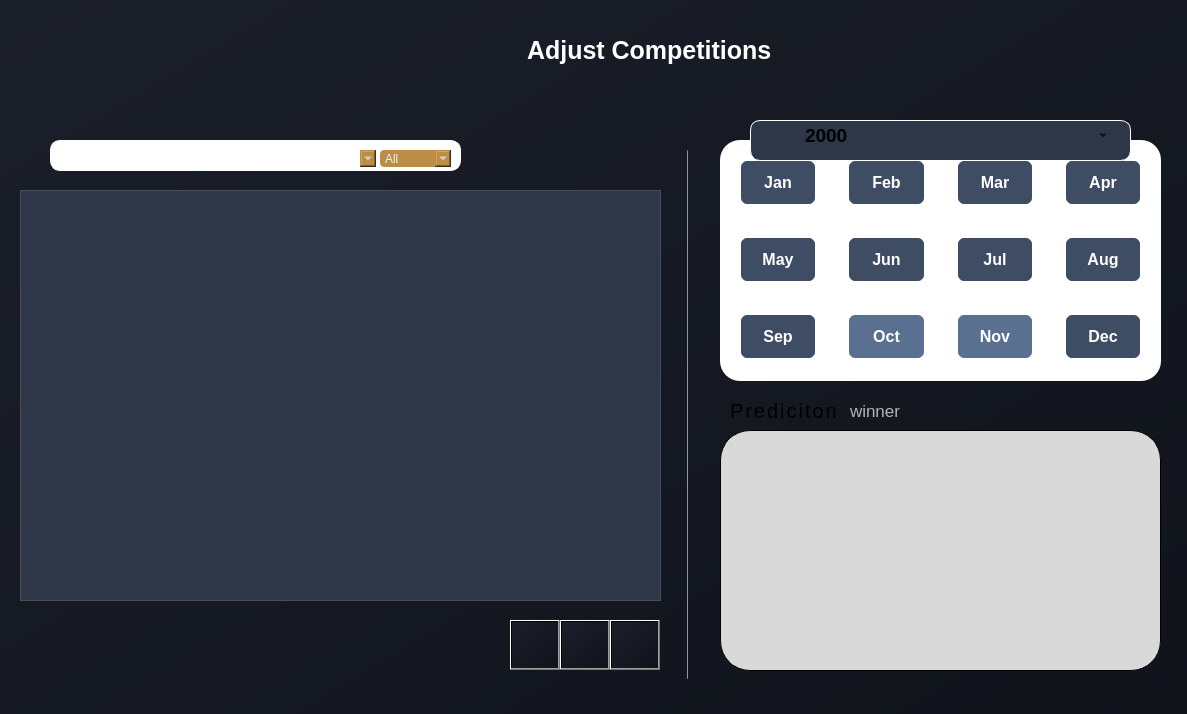
<?xml version="1.0" encoding="UTF-8"?>
<ui version="4.0">
 <class>TableauDialog</class>
 <widget class="QDialog" name="TableauDialog">
  <property name="geometry">
   <rect>
    <x>0</x>
    <y>0</y>
    <width>1187</width>
    <height>714</height>
   </rect>
  </property>
  <property name="windowTitle">
   <string>Tableau Dialog</string>
  </property>
  <property name="styleSheet">
   <string notr="true">background: qlineargradient(x1:0, y1:0, x2:1, y2:1, stop:0 #1b1f2a, stop:1 #10131a);</string>
  </property>
  <widget class="QLabel" name="label_3">
   <property name="geometry">
    <rect>
     <x>510</x>
     <y>30</y>
     <width>271</width>
     <height>41</height>
    </rect>
   </property>
   <property name="font">
    <font>
     <pointsize>-1</pointsize>
     <bold>true</bold>
    </font>
   </property>
   <property name="styleSheet">
    <string notr="true">/* Style for the Adjust Team title label */
QLabel#label_3 {
    background-color: transparent; /* Dark background matching the app */
    color: #FFFFFF; /* White text for contrast */
    font-size: 25px; /* Larger font for title emphasis */
    font-weight: bold; /* Bold for a strong title appearance */
    padding: 5px 10px; /* Padding for a balanced look */
}</string>
   </property>
   <property name="text">
    <string>Adjust Competitions</string>
   </property>
  </widget>
  <widget class="QLabel" name="label_2">
   <property name="geometry">
    <rect>
     <x>20</x>
     <y>130</y>
     <width>44</width>
     <height>44</height>
    </rect>
   </property>
   <property name="styleSheet">
    <string notr="true">background-color: transparent;</string>
   </property>
   <property name="pixmap">
    <pixmap resource="resources.qrc">:/images/search.png</pixmap>
   </property>
   <property name="scaledContents">
    <bool>true</bool>
   </property>
  </widget>
  <widget class="QLineEdit" name="lineEdit">
   <property name="geometry">
    <rect>
     <x>50</x>
     <y>140</y>
     <width>411</width>
     <height>31</height>
    </rect>
   </property>
   <property name="styleSheet">
    <string notr="true">background-color: rgb(255, 255, 255);
    border: 1px solid white; /* Subtle blue-gray border */
    border-radius: 10px;
color: rgb(24, 24, 24);</string>
   </property>
   <property name="text">
    <string/>
   </property>
  </widget>
  <widget class="QComboBox" name="comboBox">
   <property name="geometry">
    <rect>
     <x>360</x>
     <y>150</y>
     <width>16</width>
     <height>17</height>
    </rect>
   </property>
   <property name="styleSheet">
    <string notr="true">background-color: #BC8D47;
color: #e0f7fa;
border-radius: 4px;</string>
   </property>
   <property name="editable">
    <bool>false</bool>
   </property>
   <property name="currentText">
    <string/>
   </property>
   <property name="iconSize">
    <size>
     <width>9</width>
     <height>9</height>
    </size>
   </property>
   <property name="placeholderText">
    <string/>
   </property>
   <item>
    <property name="text">
     <string/>
    </property>
   </item>
   <item>
    <property name="text">
     <string>By date</string>
    </property>
   </item>
   <item>
    <property name="text">
     <string>By nb teams</string>
    </property>
   </item>
  </widget>
  <widget class="QComboBox" name="comboBox_2">
   <property name="geometry">
    <rect>
     <x>380</x>
     <y>150</y>
     <width>71</width>
     <height>17</height>
    </rect>
   </property>
   <property name="styleSheet">
    <string notr="true">background-color: #BC8D47;
color: #e0f7fa;
border-radius: 4px;</string>
   </property>
   <item>
    <property name="text">
     <string>All</string>
    </property>
   </item>
   <item>
    <property name="text">
     <string>League</string>
    </property>
   </item>
   <item>
    <property name="text">
     <string>Tournament</string>
    </property>
   </item>
  </widget>
  <widget class="QTableView" name="test">
   <property name="geometry">
    <rect>
     <x>20</x>
     <y>190</y>
     <width>641</width>
     <height>411</height>
    </rect>
   </property>
   <property name="styleSheet">
    <string notr="true">/* Style for the tableWidget */
QTableView {
    background-color: #2D3748; /* Dark background matching the app */
    color: #FFFFFF; /* White text for readability */
    border: 1px solid #4A4E58; /* Subtle border matching button hover color */
    gridline-color: #4A4E58; /* Subtle grid lines */
}

/* Style for table items */
QTableView::item {
    border: 1px solid #4A4E58; /* Subtle cell borders */
    padding: 5px; /* Spacing inside cells */
}

/* Alternating row colors */
QTableView::item:nth-child(even) {
    background-color: #2D3748; /* Darker shade for even rows */
}

QTableView::item:nth-child(odd) {
    background-color: #394252; /* Slightly lighter shade for odd rows */
}

/* Hover effect for rows */
QTableView::item:hover {
    background-color: #4A4E58; /* Lighter shade on hover */
}

/* Style for the header */
QHeaderView::section {
    background-color: #F5A623; /* Accent color for header */
    color: #1A2633; /* Dark text for contrast */
    font-weight: bold; /* Bold header text */
    border: 1px solid #4A4E58; /* Border to match table */
    padding: 5px; /* Spacing inside header */
}

/* Remove selection background */
QTableView::item:selected {
    background-color: #4A4E58; /* Same as hover to avoid clashing */
    color: #FFFFFF; /* Keep text white */
}</string>
   </property>
  </widget>
  <widget class="QPushButton" name="pushButton_2">
   <property name="geometry">
    <rect>
     <x>560</x>
     <y>620</y>
     <width>50</width>
     <height>50</height>
    </rect>
   </property>
   <property name="styleSheet">
    <string notr="true">/* Style for the Modify button */
QPushButton#pushButton_2 {
    background-color:#D8A353 ; /* Green to match the accent */
    color: #1A2633; /* Dark blue text */
}
QPushButton#pushButton_2:hover {
    background-color: #eeb35b; /* Darker green on hover */
}
QPushButton#pushButton_2:pressed {
    background-color:#a37b3f ; /* Even darker green when pressed */
}
    border: 1px solid white; /* Subtle blue-gray border */
    border-radius: 1px;</string>
   </property>
   <property name="text">
    <string/>
   </property>
   <property name="icon">
    <iconset resource="resources.qrc">
     <normaloff>:/images/editIcon.png</normaloff>:/images/editIcon.png</iconset>
   </property>
   <property name="iconSize">
    <size>
     <width>25</width>
     <height>25</height>
    </size>
   </property>
  </widget>
  <widget class="QPushButton" name="pushButton">
   <property name="geometry">
    <rect>
     <x>610</x>
     <y>620</y>
     <width>50</width>
     <height>50</height>
    </rect>
   </property>
   <property name="styleSheet">
    <string notr="true">/* Style for the Delete button */
QPushButton#pushButton {
    background-color: #FF1414; /* Muted dark red */
    color: #E0E6ED; /* Light gray text */
}
QPushButton#pushButton:hover {
    background-color: #ff5d5d; /* Lighter red on hover */
}
QPushButton#pushButton:pressed {
    background-color: #6A3A3A; /* Darker red when pressed */
}
    border: 1px solid white; /* Subtle blue-gray border */
    border-radius: 1px;</string>
   </property>
   <property name="text">
    <string/>
   </property>
   <property name="icon">
    <iconset resource="resources.qrc">
     <normaloff>:/images/deleteIcon.png</normaloff>:/images/deleteIcon.png</iconset>
   </property>
   <property name="iconSize">
    <size>
     <width>25</width>
     <height>25</height>
    </size>
   </property>
  </widget>
  <widget class="QPushButton" name="pushButton_5">
   <property name="geometry">
    <rect>
     <x>510</x>
     <y>620</y>
     <width>50</width>
     <height>50</height>
    </rect>
   </property>
   <property name="font">
    <font>
     <family>Arial</family>
     <pointsize>12</pointsize>
    </font>
   </property>
   <property name="styleSheet">
    <string notr="true">/* Style for the Modify button */
QPushButton#pushButton_5 {
    background-color: #2B2F37;
}
QPushButton#pushButton_5:hover {
    background-color:#343842 ; /* Darker green on hover */
}
QPushButton#pushButton_5:pressed {
    background-color: #1e2127; /* Even darker green when pressed */
}
    border: 1px solid white; /* Subtle blue-gray border */
    border-radius: 1px;</string>
   </property>
   <property name="text">
    <string/>
   </property>
   <property name="icon">
    <iconset resource="resources.qrc">
     <normaloff>:/images/generate.png</normaloff>:/images/generate.png</iconset>
   </property>
   <property name="iconSize">
    <size>
     <width>25</width>
     <height>25</height>
    </size>
   </property>
  </widget>
  <widget class="QWidget" name="monthCalendarWidget" native="true">
   <property name="geometry">
    <rect>
     <x>720</x>
     <y>140</y>
     <width>441</width>
     <height>241</height>
    </rect>
   </property>
   <property name="styleSheet">
    <string notr="true">
background-color: rgb(255, 255, 255);
    color: #FFFFFF;       /* White text for contrast */
    border: 1px solid #2E3A3B;  /* Slightly lighter border for definition */
    font-family: &quot;Arial&quot;;
    font-size: 12px;
    border: 0px solid white; /* Subtle blue-gray border */
    border-radius: 20px;
</string>
   </property>
   <layout class="QVBoxLayout" name="monthCalendarLayout">
    <property name="spacing">
     <number>10</number>
    </property>
    <item>
     <widget class="QWidget" name="widget" native="true">
      <property name="styleSheet">
       <string notr="true">border:10px;
    margin-left: 10px;
    margin-right: 10px;
    margin-TOP: 10px;
    margin-BOTTOM: 10px;</string>
      </property>
      <layout class="QGridLayout" name="monthGridLayout">
       <property name="spacing">
        <number>10</number>
       </property>
       <item row="2" column="3">
        <widget class="QPushButton" name="decemberButton">
         <property name="minimumSize">
          <size>
           <width>90</width>
           <height>50</height>
          </size>
         </property>
         <property name="styleSheet">
          <string notr="true">/* Style for the calendar buttons (januaryButton, februaryButton, etc.) */
QPushButton#decemberButton {
    background: #3e4d64;
    color: #FFFFFF; /* White text for contrast */
    border: 2px solid white; /* Teal/cyan border to match app theme */
    border-radius: 8px; /* Rounded corners */
    padding: 12px 20px;
    font-family: 'Arial', sans-serif;
    font-size: 16px;
    font-weight: 500;
    cursor: pointer;
    box-shadow: 0 2px 5px rgba(0, 0, 0, 0.3); /* Subtle shadow */
    transition: all 0.3s ease; /* Smooth transitions */
}</string>
         </property>
         <property name="text">
          <string>Dec</string>
         </property>
        </widget>
       </item>
       <item row="1" column="0">
        <widget class="QPushButton" name="mayButton">
         <property name="minimumSize">
          <size>
           <width>90</width>
           <height>50</height>
          </size>
         </property>
         <property name="styleSheet">
          <string notr="true">/* Style for the calendar buttons (januaryButton, februaryButton, etc.) */
QPushButton#mayButton {
     background: #3e4d64;
    color: #FFFFFF; /* White text for contrast */
    border: 2px solid white; /* Teal/cyan border to match app theme */
    border-radius: 8px; /* Rounded corners */
    padding: 12px 20px;
    font-family: 'Arial', sans-serif;
    font-size: 16px;
    font-weight: 500;
    cursor: pointer;
    box-shadow: 0 2px 5px rgba(0, 0, 0, 0.3); /* Subtle shadow */
    transition: all 0.3s ease; /* Smooth transitions */
}</string>
         </property>
         <property name="text">
          <string>May</string>
         </property>
        </widget>
       </item>
       <item row="2" column="0">
        <widget class="QPushButton" name="septemberButton">
         <property name="minimumSize">
          <size>
           <width>90</width>
           <height>50</height>
          </size>
         </property>
         <property name="styleSheet">
          <string notr="true">/* Style for the calendar buttons (januaryButton, februaryButton, etc.) */
QPushButton#septemberButton {
     background: #3e4d64;
    color: #FFFFFF; /* White text for contrast */
    border: 2px solid white; /* Teal/cyan border to match app theme */
    border-radius: 8px; /* Rounded corners */
    padding: 12px 20px;
    font-family: 'Arial', sans-serif;
    font-size: 16px;
    font-weight: 500;
    cursor: pointer;
    box-shadow: 0 2px 5px rgba(0, 0, 0, 0.3); /* Subtle shadow */
    transition: all 0.3s ease; /* Smooth transitions */
}</string>
         </property>
         <property name="text">
          <string>Sep</string>
         </property>
        </widget>
       </item>
       <item row="0" column="0">
        <widget class="QPushButton" name="januaryButton">
         <property name="minimumSize">
          <size>
           <width>90</width>
           <height>50</height>
          </size>
         </property>
         <property name="font">
          <font>
           <family>Arial</family>
           <pointsize>-1</pointsize>
           <fontweight>Medium</fontweight>
          </font>
         </property>
         <property name="styleSheet">
          <string notr="true">/* Style for the calendar buttons (januaryButton, februaryButton, etc.) */
QPushButton#januaryButton {
   background-color: #3e4d64;
    color: #FFFFFF; /* White text for contrast */
    border: 2px solid white; /* Teal/cyan border to match app theme */
    border-radius: 8px; /* Rounded corners */
    padding: 12px 20px;
    font-family: 'Arial', sans-serif;
    font-size: 16px;
    font-weight: 500;
    cursor: pointer;
    box-shadow: 0 2px 5px rgba(0, 0, 0, 0.3); /* Subtle shadow */
    transition: all 0.3s ease; /* Smooth transitions */
}</string>
         </property>
         <property name="text">
          <string>Jan</string>
         </property>
        </widget>
       </item>
       <item row="0" column="3">
        <widget class="QPushButton" name="aprilButton">
         <property name="minimumSize">
          <size>
           <width>90</width>
           <height>50</height>
          </size>
         </property>
         <property name="styleSheet">
          <string notr="true">/* Style for the calendar buttons (januaryButton, februaryButton, etc.) */
QPushButton#aprilButton {
    background: #3e4d64;
    color: #FFFFFF; /* White text for contrast */
    border: 2px solid white; /* Teal/cyan border to match app theme */
    border-radius: 8px; /* Rounded corners */
    padding: 12px 20px;
    font-family: 'Arial', sans-serif;
    font-size: 16px;
    font-weight: 500;
    cursor: pointer;
    box-shadow: 0 2px 5px rgba(0, 0, 0, 0.3); /* Subtle shadow */
    transition: all 0.3s ease; /* Smooth transitions */
}</string>
         </property>
         <property name="text">
          <string>Apr</string>
         </property>
        </widget>
       </item>
       <item row="1" column="1">
        <widget class="QPushButton" name="juneButton">
         <property name="minimumSize">
          <size>
           <width>90</width>
           <height>50</height>
          </size>
         </property>
         <property name="styleSheet">
          <string notr="true">/* Style for the calendar buttons (januaryButton, februaryButton, etc.) */
QPushButton#juneButton {
       background: #3e4d64;
    color: #FFFFFF; /* White text for contrast */
    border: 2px solid white; /* Teal/cyan border to match app theme */
    border-radius: 8px; /* Rounded corners */
    padding: 12px 20px;
    font-family: 'Arial', sans-serif;
    font-size: 16px;
    font-weight: 500;
    cursor: pointer;
    box-shadow: 0 2px 5px rgba(0, 0, 0, 0.3); /* Subtle shadow */
    transition: all 0.3s ease; /* Smooth transitions */
}</string>
         </property>
         <property name="text">
          <string>Jun</string>
         </property>
        </widget>
       </item>
       <item row="1" column="3">
        <widget class="QPushButton" name="augustButton">
         <property name="minimumSize">
          <size>
           <width>90</width>
           <height>50</height>
          </size>
         </property>
         <property name="styleSheet">
          <string notr="true">/* Style for the calendar buttons (januaryButton, februaryButton, etc.) */
QPushButton#augustButton {
       background: #3e4d64;
    color: #FFFFFF; /* White text for contrast */
    border: 2px solid white; /* Teal/cyan border to match app theme */
    border-radius: 8px; /* Rounded corners */
    padding: 12px 20px;
    font-family: 'Arial', sans-serif;
    font-size: 16px;
    font-weight: 500;
    cursor: pointer;
    box-shadow: 0 2px 5px rgba(0, 0, 0, 0.3); /* Subtle shadow */
    transition: all 0.3s ease; /* Smooth transitions */
}</string>
         </property>
         <property name="text">
          <string>Aug</string>
         </property>
        </widget>
       </item>
       <item row="2" column="2">
        <widget class="QPushButton" name="novemberButton">
         <property name="minimumSize">
          <size>
           <width>90</width>
           <height>50</height>
          </size>
         </property>
         <property name="styleSheet">
          <string notr="true">/* Style for the calendar buttons (januaryButton, februaryButton, etc.) */
QPushButton#novemberButton {
      background: #5a7091;
    color: #FFFFFF; /* White text for contrast */
    border: 2px solid white; /* Teal/cyan border to match app theme */
    border-radius: 8px; /* Rounded corners */
    padding: 12px 20px;
    font-family: 'Arial', sans-serif;
    font-size: 16px;
    font-weight: 500;
    cursor: pointer;
    box-shadow: 0 2px 5px rgba(0, 0, 0, 0.3); /* Subtle shadow */
    transition: all 0.3s ease; /* Smooth transitions */
}</string>
         </property>
         <property name="text">
          <string>Nov</string>
         </property>
        </widget>
       </item>
       <item row="0" column="2">
        <widget class="QPushButton" name="marchButton">
         <property name="minimumSize">
          <size>
           <width>90</width>
           <height>50</height>
          </size>
         </property>
         <property name="styleSheet">
          <string notr="true">/* Style for the calendar buttons (januaryButton, februaryButton, etc.) */
QPushButton#marchButton {
       background-color:#3e4d64;
    color: #FFFFFF; /* White text for contrast */
    border: 2px solid white; /* Teal/cyan border to match app theme */
    border-radius: 8px; /* Rounded corners */
    padding: 12px 20px;
    font-family: 'Arial', sans-serif;
    font-size: 16px;
    font-weight: 500;
    cursor: pointer;
    box-shadow: 0 2px 5px rgba(0, 0, 0, 0.3); /* Subtle shadow */
    transition: all 0.3s ease; /* Smooth transitions */
}</string>
         </property>
         <property name="text">
          <string>Mar</string>
         </property>
        </widget>
       </item>
       <item row="2" column="1">
        <widget class="QPushButton" name="octoberButton">
         <property name="minimumSize">
          <size>
           <width>90</width>
           <height>50</height>
          </size>
         </property>
         <property name="styleSheet">
          <string notr="true">/* Style for the calendar buttons (januaryButton, februaryButton, etc.) */
QPushButton#octoberButton {
     background: #5a7091;
    color: #FFFFFF; /* White text for contrast */
    border: 2px solid white; /* Teal/cyan border to match app theme */
    border-radius: 8px; /* Rounded corners */
    padding: 12px 20px;
    font-family: 'Arial', sans-serif;
    font-size: 16px;
    font-weight: 500;
    cursor: pointer;
    box-shadow: 0 2px 5px rgba(0, 0, 0, 0.3); /* Subtle shadow */
    transition: all 0.3s ease; /* Smooth transitions */
}</string>
         </property>
         <property name="text">
          <string>Oct</string>
         </property>
        </widget>
       </item>
       <item row="0" column="1">
        <widget class="QPushButton" name="februaryButton">
         <property name="minimumSize">
          <size>
           <width>90</width>
           <height>50</height>
          </size>
         </property>
         <property name="styleSheet">
          <string notr="true">/* Style for the calendar buttons (januaryButton, februaryButton, etc.) */
QPushButton#februaryButton {
       background-color:#3e4d64;
    color: #FFFFFF; /* White text for contrast */
    border: 2px solid white; /* Teal/cyan border to match app theme */
    border-radius: 8px; /* Rounded corners */
    padding: 12px 20px;
    font-family: 'Arial', sans-serif;
    font-size: 16px;
    font-weight: 500;
    cursor: pointer;
    box-shadow: 0 2px 5px rgba(0, 0, 0, 0.3); /* Subtle shadow */
    transition: all 0.3s ease; /* Smooth transitions */
}</string>
         </property>
         <property name="text">
          <string>Feb</string>
         </property>
        </widget>
       </item>
       <item row="1" column="2">
        <widget class="QPushButton" name="julyButton">
         <property name="minimumSize">
          <size>
           <width>90</width>
           <height>50</height>
          </size>
         </property>
         <property name="styleSheet">
          <string notr="true">/* Style for the calendar buttons (januaryButton, februaryButton, etc.) */
QPushButton#julyButton {
   background: #3e4d64;
    color: #FFFFFF; /* White text for contrast */
    border: 2px solid white; /* Teal/cyan border to match app theme */
    border-radius: 8px; /* Rounded corners */
    padding: 12px 20px;
    font-family: 'Arial', sans-serif;
    font-size: 16px;
    font-weight: 500;
    cursor: pointer;
    box-shadow: 0 2px 5px rgba(0, 0, 0, 0.3); /* Subtle shadow */
    transition: all 0.3s ease; /* Smooth transitions */
}</string>
         </property>
         <property name="text">
          <string>Jul</string>
         </property>
        </widget>
       </item>
      </layout>
     </widget>
    </item>
   </layout>
  </widget>
  <widget class="Line" name="line">
   <property name="geometry">
    <rect>
     <x>687</x>
     <y>150</y>
     <width>1</width>
     <height>529</height>
    </rect>
   </property>
   <property name="styleSheet">
    <string notr="true">background-color: grey;</string>
   </property>
   <property name="orientation">
    <enum>Qt::Orientation::Vertical</enum>
   </property>
  </widget>
  <widget class="QWidget" name="widget_2" native="true">
   <property name="geometry">
    <rect>
     <x>750</x>
     <y>120</y>
     <width>381</width>
     <height>41</height>
    </rect>
   </property>
   <property name="styleSheet">
    <string notr="true">background-color: #2D3748; 
    border: 1px solid white; /* Subtle blue-gray border */
    border-radius: 10px;</string>
   </property>
  </widget>
  <widget class="QComboBox" name="yearComboBox">
   <property name="geometry">
    <rect>
     <x>800</x>
     <y>120</y>
     <width>311</width>
     <height>31</height>
    </rect>
   </property>
   <property name="font">
    <font>
     <pointsize>14</pointsize>
     <bold>true</bold>
    </font>
   </property>
   <property name="styleSheet">
    <string notr="true">background-color: transparent;
    border: 0px solid white; /* Subtle blue-gray border */
    border-radius: 1px;</string>
   </property>
   <item>
    <property name="text">
     <string>2000</string>
    </property>
   </item>
   <item>
    <property name="text">
     <string>2025</string>
    </property>
   </item>
   <item>
    <property name="text">
     <string>2500</string>
    </property>
   </item>
  </widget>
  <widget class="QLabel" name="label">
   <property name="geometry">
    <rect>
     <x>770</x>
     <y>130</y>
     <width>17</width>
     <height>17</height>
    </rect>
   </property>
   <property name="styleSheet">
    <string notr="true">background-color: TRANSPARENT;</string>
   </property>
   <property name="text">
    <string/>
   </property>
   <property name="pixmap">
    <pixmap resource="resources.qrc">:/images/StartDate.png</pixmap>
   </property>
   <property name="scaledContents">
    <bool>true</bool>
   </property>
  </widget>
  <widget class="QListWidget" name="listWidget_2">
   <property name="geometry">
    <rect>
     <x>720</x>
     <y>430</y>
     <width>441</width>
     <height>241</height>
    </rect>
   </property>
   <property name="styleSheet">
    <string notr="true">background-color: #D9D9D9;
border-radius: 30px;
padding: 10px;
border: 1px solid ;
font-size: 16px;
color: #00e676;</string>
   </property>
  </widget>
  <widget class="QLabel" name="comp_name">
   <property name="geometry">
    <rect>
     <x>750</x>
     <y>440</y>
     <width>351</width>
     <height>41</height>
    </rect>
   </property>
   <property name="font">
    <font>
     <pointsize>12</pointsize>
     <bold>true</bold>
    </font>
   </property>
   <property name="styleSheet">
    <string notr="true">color: rgb(0, 0, 0);
background-color: transparent;</string>
   </property>
   <property name="text">
    <string/>
   </property>
  </widget>
  <widget class="QLabel" name="team_name">
   <property name="geometry">
    <rect>
     <x>750</x>
     <y>490</y>
     <width>251</width>
     <height>51</height>
    </rect>
   </property>
   <property name="font">
    <font>
     <pointsize>25</pointsize>
     <bold>true</bold>
    </font>
   </property>
   <property name="styleSheet">
    <string notr="true">background-color: transparent;color:orange;</string>
   </property>
   <property name="text">
    <string/>
   </property>
  </widget>
  <widget class="QLabel" name="label_15">
   <property name="geometry">
    <rect>
     <x>850</x>
     <y>390</y>
     <width>211</width>
     <height>41</height>
    </rect>
   </property>
   <property name="font">
    <font>
     <pointsize>13</pointsize>
    </font>
   </property>
   <property name="styleSheet">
    <string notr="true">
background-color: transparent;
color:#B4B4B4;</string>
   </property>
   <property name="text">
    <string>winner</string>
   </property>
  </widget>
  <widget class="QLabel" name="label_16">
   <property name="geometry">
    <rect>
     <x>730</x>
     <y>390</y>
     <width>161</width>
     <height>41</height>
    </rect>
   </property>
   <property name="font">
    <font>
     <pointsize>15</pointsize>
    </font>
   </property>
   <property name="styleSheet">
    <string notr="true">letter-spacing:2px;
background-color: transparent;</string>
   </property>
   <property name="text">
    <string>Prediciton</string>
   </property>
  </widget>
  <widget class="QLabel" name="team_logo">
   <property name="geometry">
    <rect>
     <x>890</x>
     <y>560</y>
     <width>121</width>
     <height>91</height>
    </rect>
   </property>
   <property name="font">
    <font>
     <pointsize>25</pointsize>
     <bold>true</bold>
    </font>
   </property>
   <property name="styleSheet">
    <string notr="true">background-color: transparent;color:orange;</string>
   </property>
   <property name="text">
    <string/>
   </property>
  </widget>
  <widget class="QLabel" name="label_4">
   <property name="geometry">
    <rect>
     <x>721</x>
     <y>430</y>
     <width>461</width>
     <height>271</height>
    </rect>
   </property>
   <property name="styleSheet">
    <string notr="true">background-color: transparent;</string>
   </property>
   <property name="text">
    <string/>
   </property>
   <property name="pixmap">
    <pixmap resource="resources.qrc">:/images/PREDICTION.png</pixmap>
   </property>
   <property name="scaledContents">
    <bool>true</bool>
   </property>
  </widget>
  <zorder>listWidget_2</zorder>
  <zorder>label_4</zorder>
  <zorder>label_3</zorder>
  <zorder>lineEdit</zorder>
  <zorder>comboBox</zorder>
  <zorder>comboBox_2</zorder>
  <zorder>label_2</zorder>
  <zorder>test</zorder>
  <zorder>pushButton_2</zorder>
  <zorder>pushButton</zorder>
  <zorder>pushButton_5</zorder>
  <zorder>monthCalendarWidget</zorder>
  <zorder>line</zorder>
  <zorder>widget_2</zorder>
  <zorder>yearComboBox</zorder>
  <zorder>label</zorder>
  <zorder>comp_name</zorder>
  <zorder>team_name</zorder>
  <zorder>label_15</zorder>
  <zorder>label_16</zorder>
  <zorder>team_logo</zorder>
 </widget>
 <resources>
  <include location="resources.qrc"/>
 </resources>
 <connections/>
</ui>
